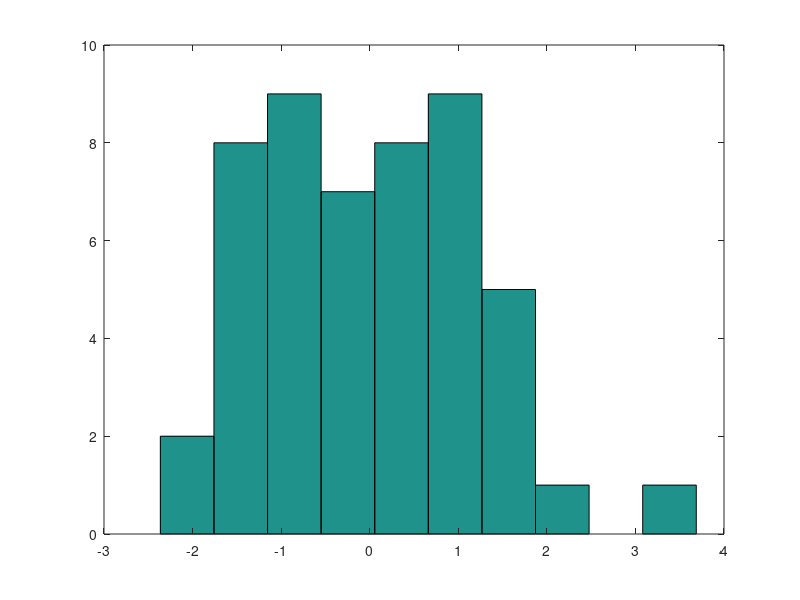

This figure's MATLAB source:
# basic commands

disp ("if you do not end in a semicolon the operations will display, e.g. 1+1="), disp (1 + 1)

disp ("if you do end in a semicolon the operations will not display, e.g. 2+3="), disp (2 + 3)

disp ("assertions where output will be 0 for false and 1 for true, e.g. 1==2"), disp (1==2)

disp ("e.g. 1~=2"), disp (1~=2)

disp ("and and or operations, e.g. 1&&0"), disp (1 && 0)

disp ("e.g. 1 || 0"), disp (1 || 0)

a = 3;

disp ("variables can be assigned like a = 3, e.g. a"), disp (a)

b = 'hi';

disp ("e.g. b"), disp (b)

c = (3 >= 1);

disp ("e.g. c"), disp (c)

d = 2.34567;

disp ("we can display specific significant figures by using sprintf function, e.g. 2.34567"), disp (sprintf('d is: %0.2f', d))


# vectors and matrices (here we will do implicit display instead of disp function for simplicity)

disp('here is a matrix:')

A = [1 2; 3 4; 5 6]

disp('another way of doing the same thing:')

A = [
  1 2;
  3 4;
  5 6
]

disp('and a row vector:')

v = [1 2 3]

disp('a column vector:')

v = [
  1;
  2;
  3
]

disp('to get a vector starting at 1, then each subsequent going up by 0.1 up to 2')

v = 1:0.1:2

disp('to generate 2 by 3 ones matrix:')

I = ones(2, 3)

disp('to generate 2 by 3 ones matrix multiplied by 2:')

I = 2 * ones(2, 3)


disp('to generate 2 by 3 zeroes matrix:')

I = zeros(2, 3)

disp('to generate 3 by 4 random matrix (0 to 1):')

I = rand(3, 4)

disp('to generate 3 by 4 random matrix normally distributed:')

I = randn(3, 4)

disp('to generate 50 by 1 random matrix normally distributed and then plot histogram:')

I = randn(50, 1)

hist(I)

disp('to generate identity matrix (3 by 3):')

I = eye(3)

disp('to get help on a function, say eye:')

help eye

